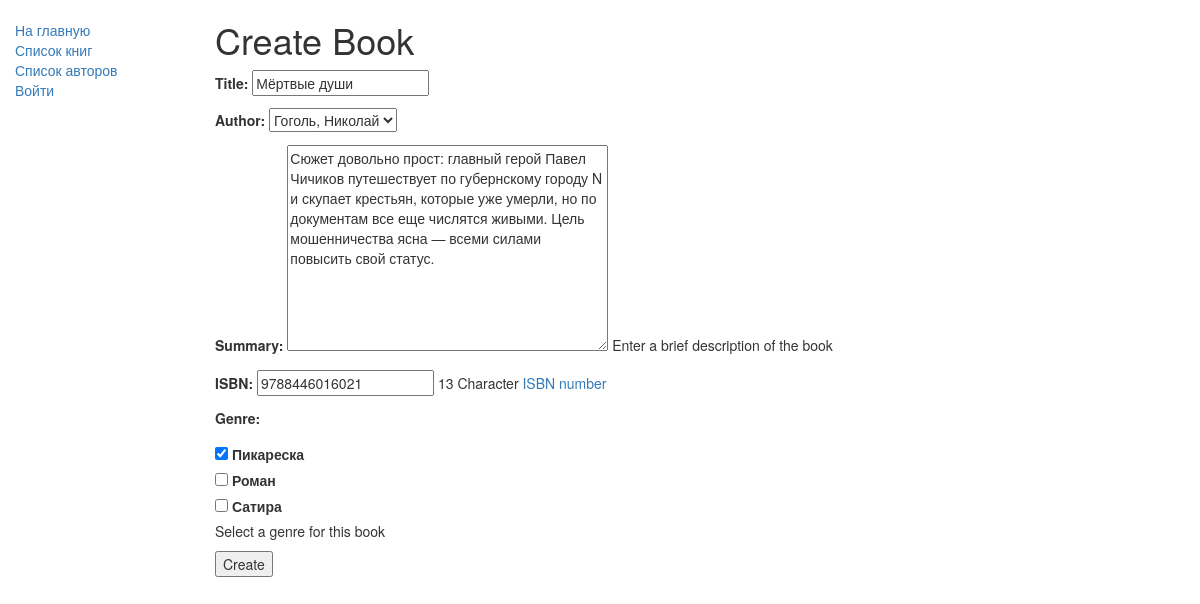
Page /catalog/book/1/update/ on the earlier database version.
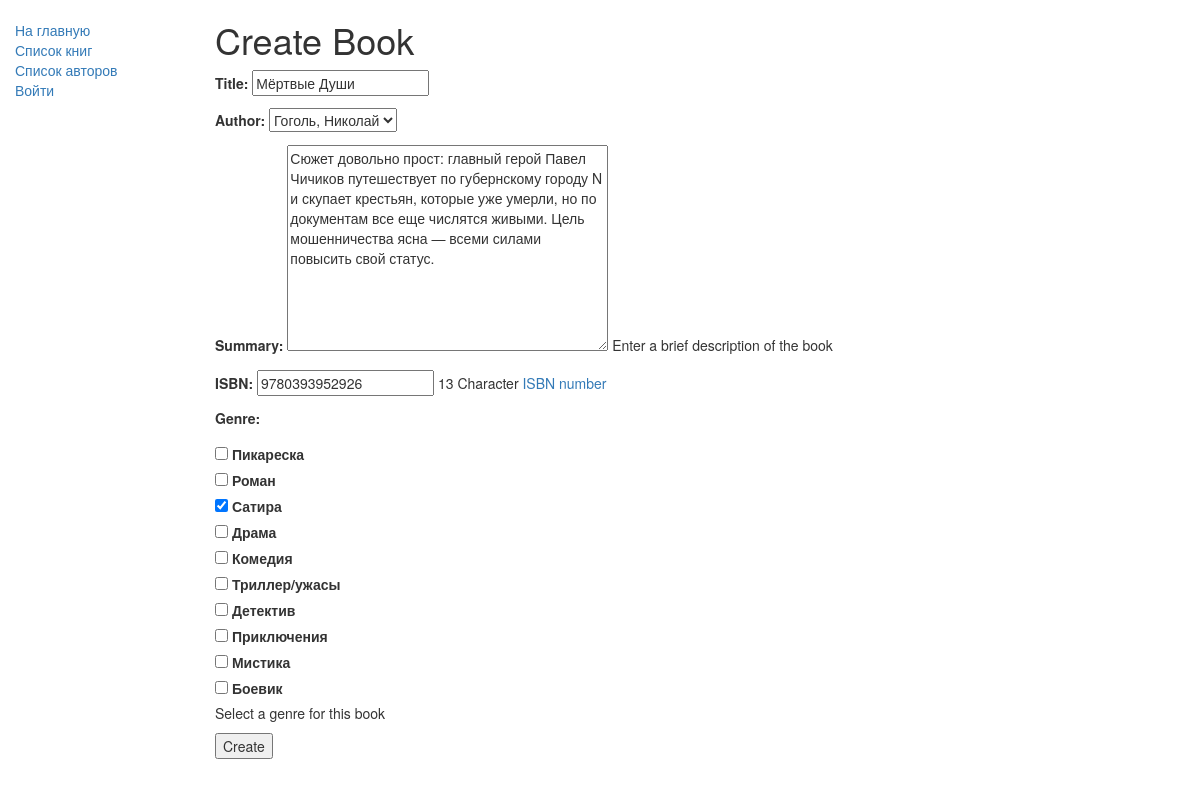
Same page on the later database version.
### catalog/models.py (models this page shows, shortened)
class Book(models.Model):
    def display_genre(self):
        return ', '.join([genre.name for genre in self.genre.all()[:3]])
    display_genre.short_description = 'Genre'
    title = models.CharField(max_length=40)
    author = models.ForeignKey(Author, on_delete=models.SET_NULL, null=True)
    summary = models.TextField(max_length=1000, help_text="Enter a brief description of the book")
    isbn = models.CharField('ISBN', max_length=13,
                            help_text='13 Character <a href="https://www.isbn-international.org/content/what-isbn">ISBN number</a>')
    genre = models.ManyToManyField(Genre, help_text="Select a genre for this book")
    class Meta:
        ordering = ['title', 'author']

### catalog/views.py (the view)
# urls.py: path('book/<pk>/update/', views.BookUpdate.as_view(), name='book-update'),
class BookUpdate(UpdateView):
    model = Book
    form_class = BookForm
    template_name = 'catalog/book_create.html'

### catalog/forms.py
class BookForm(forms.ModelForm):
    class Meta:
        model = Book
        fields = '__all__'
        widgets = {
            'genre': forms.CheckboxSelectMultiple(),  # или forms.CheckboxSelectMultiple()
        }

### catalog/models.py (called while the page is built)
    def __str__(self):
        return self.name

    def __str__(self):
        return '%s, %s' % (self.last_name, self.first_name)

### catalog/templates/catalog/book_create.html (shortened to what this page needs)
{% extends 'catalog/base.html' %}
{% block content %}
  <h1>Create Book</h1>
  <form method="post">
    {{ form.as_p }}
    <button type="submit">Create</button>
  </form>
{% endblock %}

Differences in the rows shown:
changed Book "Гоголь, Николай": title "Мёртвые души" → "Мёртвые Души"; isbn "9788446016021" → "9780393952926"
Other differences:
form field genre: "☑ ☐ ☐" → "☐ ☐ ☑ ☐ ☐ ☐ ☐ ☐ ☐ ☐"
text no longer shown: "Title: Author: Summary: Enter a brief description of the book ISBN: 13 Character ISBN number Genre: Пикареска Роман Сатира Select a genre for this book"
text now shown: "Title: Author: Summary: Enter a brief description of the book ISBN: 13 Character ISBN number Genre: Пикареска Роман Сатира Драма Комедия Триллер/ужасы Детектив Приключения Мистика Боевик Select a genre for this book"
